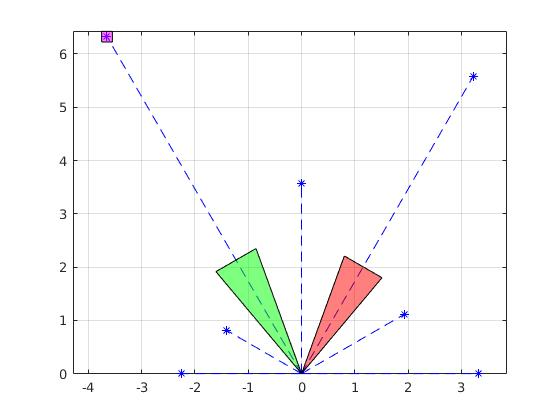
//> input picture scratch/week08/starter/unit_testing/ex02/pics/DefaultDataFusionTest.jpg, 560 x 420 px
$ ./access_pixels ../../../../../scratch/week08/starter/unit_testing/ex02/pics/DefaultDataFusionTest.jpg out.png   (built with g++ and OpenCV 4)
//> lines starting //> are read from the running program, lines starting //| are printed output that depends on the picture
#include <stdio.h>
#include <opencv2/opencv.hpp>

using namespace cv;

int main(int argc, char** argv )
{
    if ( argc != 3 ) {
        printf("usage: ./access_pixels <Image_Path> <Saved_Image>\n");
        return -1;
    }

    Mat image;
    image = imread( argv[1], IMREAD_GRAYSCALE);
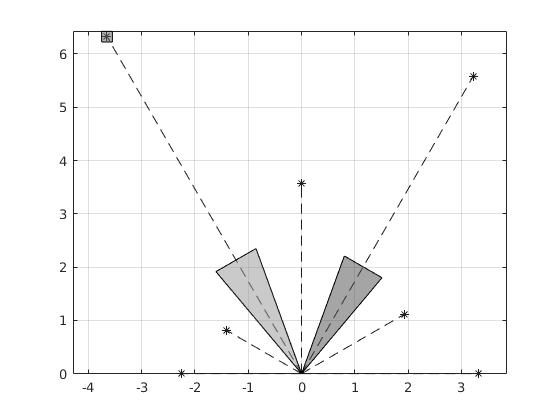
//> image: 420 rows x 560 cols, CV_8UC1; min 0, max 255, mean 249

    if ( !image.data ) {
        printf("No image data \n");
        return -1;
    }

    int white_count = 0;
    unsigned char thresh = 200;
    for (int i = 0; i<image.rows; i++) {
        for (int j = 0; j <image.cols; j++) {
            unsigned char &pixel = image.at<unsigned char>(i, j);
            if (pixel > thresh) {
                white_count++;
                pixel = 0;
            }
        }
    }
//> this loop made 420 passes
//> white_count on passes 1 to 3: 560, 1120, 1680
//> after the loop, white_count = 227455
    std::cout << "There are " << white_count << " white-ish pixels" << std::endl;
//| There are 227455 white-ish pixels
    namedWindow("Image", WINDOW_AUTOSIZE );
    imshow("Image", image);
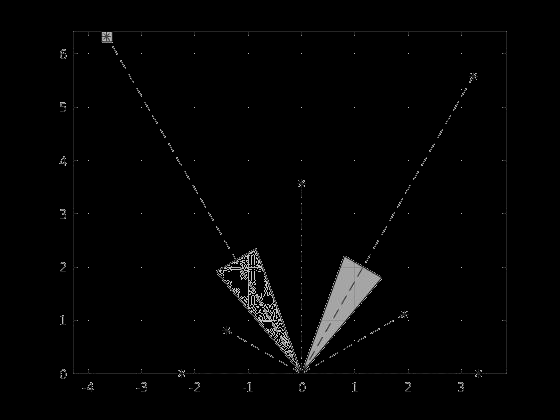
//> window 'Image': 420 rows x 560 cols, CV_8UC1; min 0, max 200, mean 3.9
    imwrite(argv[2], image);

    waitKey(0);

    return 0;
}

$ run again, on scratch/week08/starter/unit_testing/ex02/pics/SingleSonarFusionTest.jpg
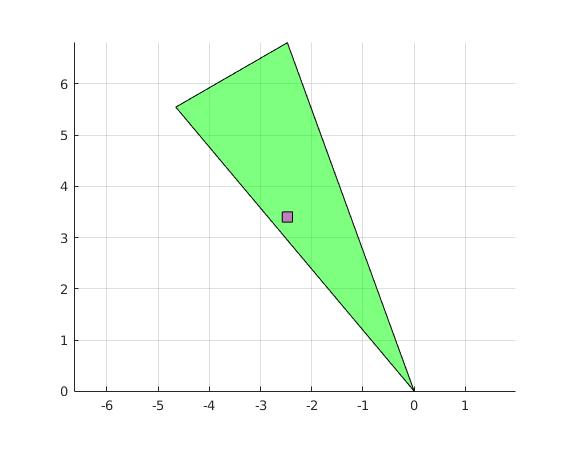
//> input picture scratch/week08/starter/unit_testing/ex02/pics/SingleSonarFusionTest.jpg, 570 x 450 px
//> `image = imread( argv[1], IMREAD_GRAYSCALE);`:
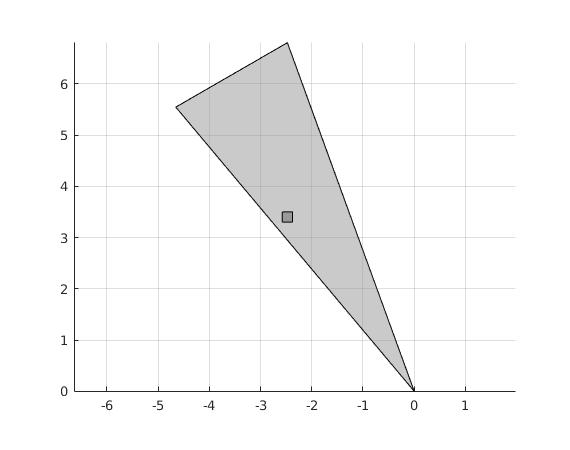
//> image: 450 rows x 570 cols, CV_8UC1; min 0, max 255, mean 247.5
//> the loop `for (int i = 0; i<image.rows; i++)` made 450 passes
//> white_count on passes 1 to 3: 570, 1140, 1710
//> after the loop `for (int i = 0; i<image.rows; i++)`: white_count = 250175
//| There are 250175 white-ish pixels
//> `imshow("Image", image);`:
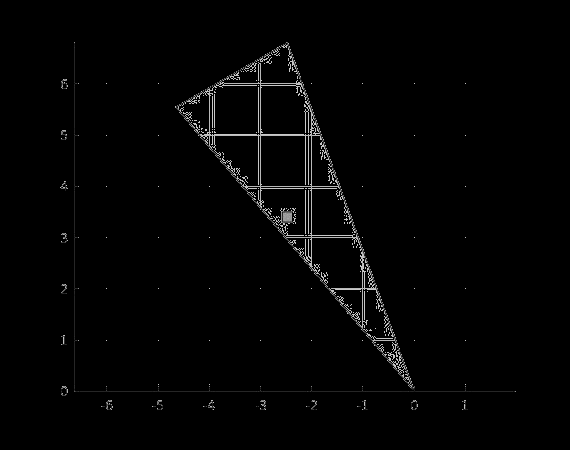
//> window 'Image': 450 rows x 570 cols, CV_8UC1; min 0, max 200, mean 3.5
